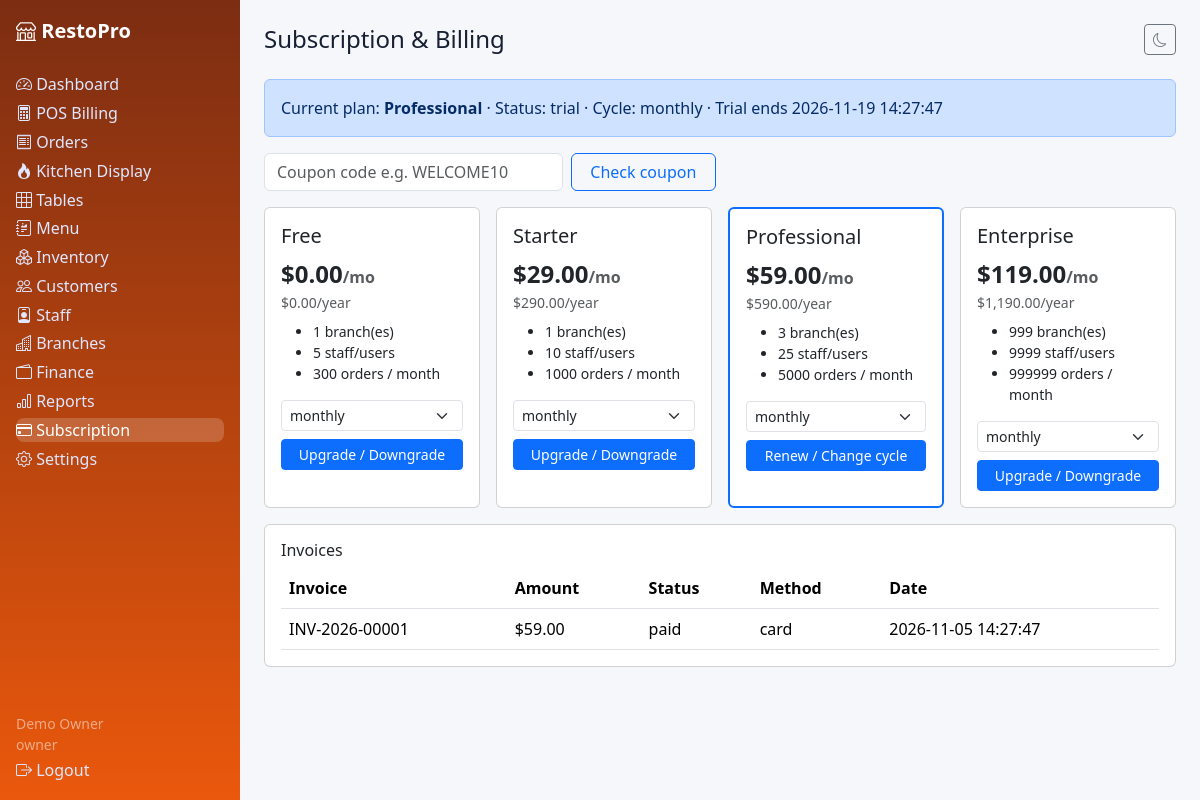
/subscription.php (signed in), run on the app's committed database.
### tables this page shows
CREATE TABLE subscriptions (id INT UNSIGNED AUTO_INCREMENT PRIMARY KEY, tenant_id INT UNSIGNED NOT NULL, plan_id INT UNSIGNED NOT NULL, status ENUM('trial','active','past_due','cancelled','expired') NOT NULL DEFAULT 'trial', billing_cycle ENUM('monthly','yearly') NOT NULL DEFAULT 'monthly', starts_at DATETIME NULL, ends_at DATETIME NULL, trial_ends_at DATETIME NULL, created_at DATETIME NOT NULL DEFAULT CURRENT_TIMESTAMP, INDEX idx_sub_tenant(tenant_id), CONSTRAINT fk_sub_tenant FOREIGN KEY(tenant_id) REFERENCES tenants(id) ON DELETE CASCADE, CONSTRAINT fk_sub_plan FOREIGN KEY(plan_id) REFERENCES plans(id));

CREATE TABLE plans (id INT UNSIGNED AUTO_INCREMENT PRIMARY KEY, name VARCHAR(80) NOT NULL, slug VARCHAR(80) NOT NULL UNIQUE, price_monthly DECIMAL(10,2) NOT NULL DEFAULT 0, price_yearly DECIMAL(10,2) NOT NULL DEFAULT 0, max_branches INT NOT NULL DEFAULT 1, max_users INT NOT NULL DEFAULT 5, max_orders INT NOT NULL DEFAULT 500, features TEXT NULL, is_active TINYINT(1) NOT NULL DEFAULT 1, created_at DATETIME NOT NULL DEFAULT CURRENT_TIMESTAMP);

CREATE TABLE invoices (id INT UNSIGNED AUTO_INCREMENT PRIMARY KEY, tenant_id INT UNSIGNED NOT NULL, payment_id INT UNSIGNED NULL, invoice_number VARCHAR(40) NOT NULL UNIQUE, amount DECIMAL(12,2) NOT NULL, status ENUM('draft','paid','overdue','cancelled') NOT NULL DEFAULT 'draft', issued_at DATETIME NULL, created_at DATETIME NOT NULL DEFAULT CURRENT_TIMESTAMP, INDEX idx_inv_tenant(tenant_id), CONSTRAINT fk_inv_tenant FOREIGN KEY(tenant_id) REFERENCES tenants(id) ON DELETE CASCADE, CONSTRAINT fk_inv_pay FOREIGN KEY(payment_id) REFERENCES payments(id) ON DELETE SET NULL);

CREATE TABLE payments (id INT UNSIGNED AUTO_INCREMENT PRIMARY KEY, tenant_id INT UNSIGNED NOT NULL, subscription_id INT UNSIGNED NULL, amount DECIMAL(12,2) NOT NULL, status ENUM('pending','paid','failed','refunded') NOT NULL DEFAULT 'pending', method VARCHAR(40) NULL, transaction_ref VARCHAR(120) NULL, paid_at DATETIME NULL, created_at DATETIME NOT NULL DEFAULT CURRENT_TIMESTAMP, INDEX idx_pay_tenant(tenant_id), CONSTRAINT fk_pay_tenant FOREIGN KEY(tenant_id) REFERENCES tenants(id) ON DELETE CASCADE, CONSTRAINT fk_pay_sub FOREIGN KEY(subscription_id) REFERENCES subscriptions(id) ON DELETE SET NULL);

### includes/functions.php (called while the page is built, shortened)
<?php
function e(?string $v): string { return htmlspecialchars($v ?? '', ENT_QUOTES, 'UTF-8'); }
function money($n): string { return '$' . number_format((float)$n, 2); }

### subscription.php (the view, shortened to what this page needs)
<?php require_once __DIR__ . '/includes/auth.php'; $user=require_role(ROLE_MANAGE); $pdo=db(); check_tenant_active($pdo); $tid=require_tenant(); $base='';
$s=$pdo->prepare('SELECT s.*,p.name plan_name,p.price_monthly,p.price_yearly FROM subscriptions s JOIN plans p ON p.id=s.plan_id WHERE s.tenant_id=? ORDER BY s.id DESC LIMIT 1'); $s->execute([$tid]); $current=$s->fetch();
$plans=$pdo->query('SELECT * FROM plans WHERE is_active=1 ORDER BY price_monthly')->fetchAll();
$s=$pdo->prepare('SELECT i.*,p.method FROM invoices i LEFT JOIN payments p ON p.id=i.payment_id WHERE i.tenant_id=? ORDER BY i.id DESC'); $s->execute([$tid]); $invoices=$s->fetchAll();
include __DIR__ . '/includes/header.php'; ?>
<?php if($current): ?><div class="alert alert-primary">Current plan: <strong><?= e($current['plan_name']) ?></strong> · Status: <?= e($current['status']) ?> · Cycle: <?= e($current['billing_cycle']) ?><?php if($current['trial_ends_at']): ?> · Trial ends <?= e($current['trial_ends_at']) ?><?php endif; ?></div><?php endif; ?>
<form class="row g-2 mb-3" method="get"><div class="col-md-4"><input class="form-control" name="coupon" placeholder="Coupon code e.g. WELCOME10"></div><div class="col-md-2"><button class="btn btn-outline-primary w-100">Check coupon</button></div></form>
<div class="row g-3"><?php foreach($plans as $p): ?><div class="col-md-3"><div class="card p-3 h-100 <?= ($current['plan_id']??0)==$p['id']?'border-primary border-2':'' ?>"><h5><?= e($p['name']) ?></h5><div class="fs-4 fw-bold"><?= money($p['price_monthly']) ?><small class="fs-6 text-muted">/mo</small></div><div class="text-muted small"><?= money($p['price_yearly']) ?>/year</div>
<ul class="small mt-2"><li><?= $p['max_branches'] ?> branch(es)</li><li><?= $p['max_users'] ?> staff/users</li><li><?= $p['max_orders'] ?> orders / month</li></ul>
<form method="post"><?= csrf_field() ?><input type="hidden" name="plan_id" value="<?= $p['id'] ?>"><select class="form-select form-select-sm mb-2" name="cycle"><option>monthly</option><option>yearly</option></select><button class="btn btn-primary w-100 btn-sm"><?= ($current['plan_id']??0)==$p['id']?'Renew / Change cycle':'Upgrade / Downgrade' ?></button></form></div></div><?php endforeach; ?></div>
<div class="card p-3 mt-3"><h6>Invoices</h6><table class="table mb-0"><tr><th>Invoice</th><th>Amount</th><th>Status</th><th>Method</th><th>Date</th></tr><?php foreach($invoices as $i): ?><tr><td><?= e($i['invoice_number']) ?></td><td><?= money($i['amount']) ?></td><td><?= e($i['status']) ?></td><td><?= e($i['method']??'') ?></td><td><?= e($i['issued_at']) ?></td></tr><?php endforeach; ?></table></div>
<?php include __DIR__ . '/includes/footer.php'; ?>

### assets/css/style.css (style rules this page uses)
:root { --brand:#ea580c;--bg:#f6f7fb;--card:#fff;--text:#172033 }
body { background:var(--bg);color:var(--text);font-family:system-ui,-apple-system,"Segoe UI",Roboto,sans-serif }

### data on the page
subscriptions: plan.name "Professional", status "trial", billing_cycle "monthly", trial_ends_at "2026-11-19 14:27:47"
plans: name "Free", price_monthly "$0.00", price_yearly "$0.00", max_branches "1", max_users "5", max_orders "300", shows "Upgrade / Downgrade"
plans: name "Starter", price_monthly "$29.00", price_yearly "$290.00", max_branches "1", max_users "10", max_orders "1000", shows "Upgrade / Downgrade"
plans: name "Professional", price_monthly "$59.00", price_yearly "$590.00", max_branches "3", max_users "25", max_orders "5000", shows "Renew / Change cycle"
plans: name "Enterprise", price_monthly "$119.00", price_yearly "$1,190.00", max_branches "999", max_users "9999", max_orders "999999", shows "Upgrade / Downgrade"
invoices: invoice_number "INV-2026-00001", amount "$59.00", status "paid", payment.method "card", issued_at "2026-11-05 14:27:47"

### other printed values
$l "Dashboard"
$l "POS Billing"
$l "Orders"
$l "Kitchen Display"
$l "Tables"
$l "Menu"
$l "Inventory"
$l "Customers"
$l "Staff"
$l "Branches"
$l "Finance"
$l "Reports"
$l "Subscription"
$l "Settings"
current_user()['name'] "Demo Owner"
